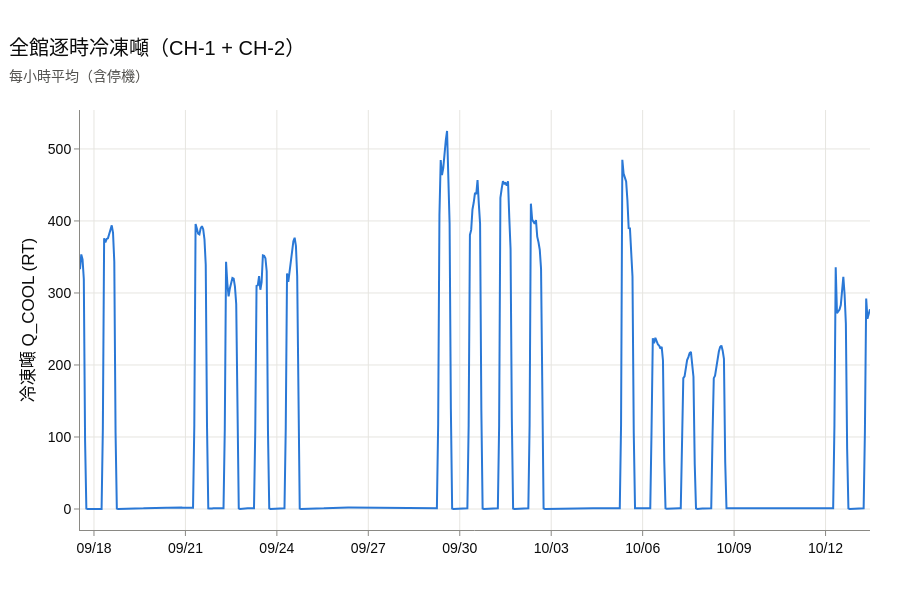

Notebook code cell kept with this figure:
### Markdown cell above
## 0. 完整負荷曲線

每小時一點，含夜間與週末。

### Code cell
# 直接讀主機負荷；asfreq 補上停機小時，線才會斷開
df_chiller = await get_chiller_hourly(START_TS, END_TS)
hour_index = pd.to_datetime(df_chiller["ts_hour"], unit="s", utc=True).dt.tz_convert(
    "Asia/Taipei"
)
load_hourly = df_chiller.set_index(hour_index)
load_hourly = load_hourly.asfreq("1h")

fig = go.Figure(
    go.Scatter(
        x=load_hourly.index,
        y=load_hourly["Q_COOL"],
        mode="lines",
        name=NAMES["Q_COOL"],
        line=dict(color=COLORS["Q_COOL"], width=2),
    )
)
fig.update_layout(yaxis_title=label("Q_COOL"), hovermode="x unified")
date_axis(fig)
show(fig, "全館逐時冷凍噸（CH-1 + CH-2）", "每小時平均（含停機）")

### Figure 1 — Plotly figure (JSON) as saved in the notebook; plotly's stock layout.template omitted (floating-point values rounded to 4 significant figures; data arrays with more than 128 entries replaced by an {"elided": "..."} marker saying what was removed)
{"data": [{"line": {"color": "#2a78d6", "width": 2}, "mode": "lines", "name": "冷凍噸 Q_COOL", "type": "scatter", "x": {"elided": "623 str values"}, "y": {"elided": "623 float values"}}], "layout": {"height": 600, "hovermode": "x unified", "title": {"subtitle": {"text": "每小時平均（含停機）"}, "text": "全館逐時冷凍噸（CH-1 + CH-2）"}, "xaxis": {"hoverformat": "%m/%d %H:%M", "tickformat": "%m/%d"}, "yaxis": {"title": {"text": "冷凍噸 Q_COOL (RT)"}}}}
